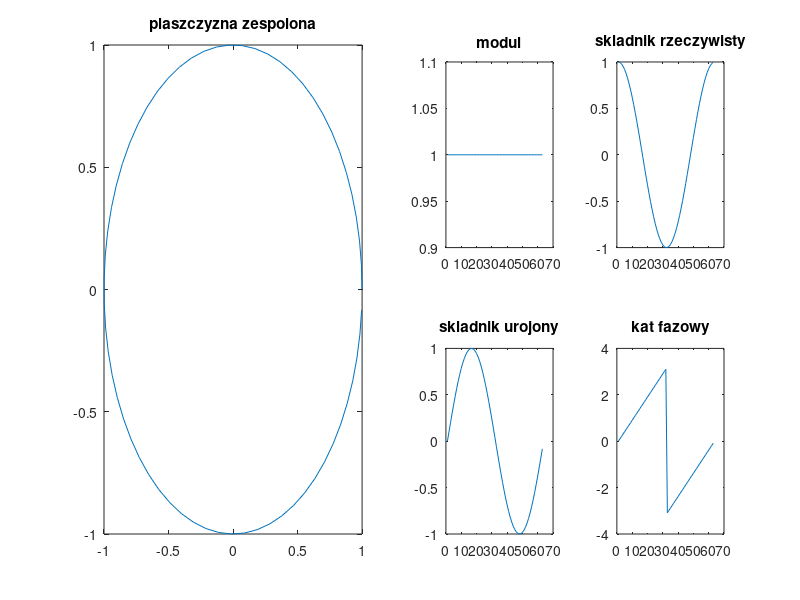

Source code (MATLAB):
%przebieg wykładniczy zespolony

t=[0:0.1:2*pi];

zesp=e.^(t.*j);
rzecz=real(zesp);
uroj=imag(zesp);
modul=abs(zesp);
faza=angle(zesp);

figure

subplot(121)
plot(zesp)
title("plaszczyzna zespolona")
subplot(243)
plot(modul)
title("modul")
subplot(244)
plot(rzecz)
title("skladnik rzeczywisty")
subplot(247)
plot(uroj)
title("skladnik urojony")
subplot(248)
plot(faza)
title("kat fazowy")